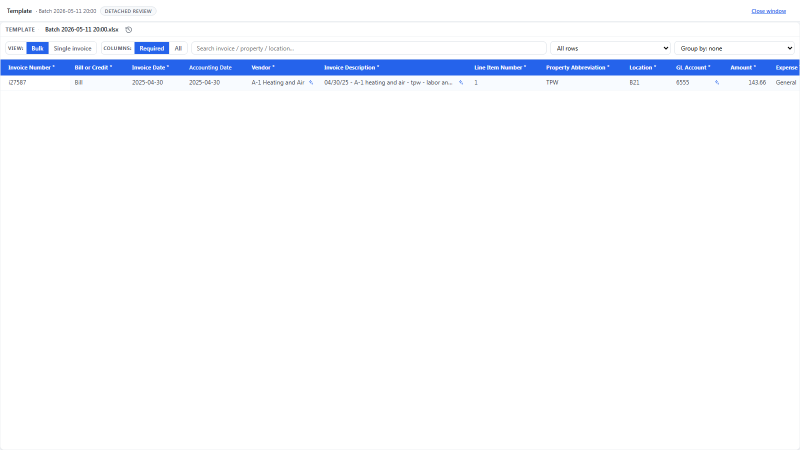
#> input picture docs/reports/phases/screenshots/a1_required_fields_fixed.png, 1600 x 900 px (shown at 1/2 size)
$ python -i inventory_private_benchmark.py   (imports and definitions only)
#> lines starting #> are read from the running program, lines starting #| are printed output that depends on the picture
"""Private, local-only inventory and stratified sample selection.

Detailed outputs never leave ``INNER_VIEW_PRIVATE_BENCHMARK_ROOT``. Console
output and the optional safe summary contain aggregates only.
"""
from __future__ import annotations

import argparse
import hashlib
import json
import math
import os
import re
import secrets
import statistics
import time
import zipfile
from collections import Counter, defaultdict
from dataclasses import dataclass
from pathlib import Path
from typing import Any, Iterable

from PIL import Image, ImageStat
from pypdf import PdfReader


SOURCE_NAMES = ("Invoices CC Pictures", "Bills for training AP", "Bills for training TIA")
IMAGE_EXTENSIONS = {".jpg", ".jpeg", ".png", ".bmp", ".tif", ".tiff", ".webp", ".heic"}
DOCUMENT_EXTENSIONS = IMAGE_EXTENSIONS | {".pdf", ".docx", ".doc", ".xls", ".xlsx", ".csv", ".eml"}
SELECTION_TARGETS = {
    "clean_photos_receipts": 15,
    "difficult_blurry_photos": 15,
    "handwritten": 10,
    "scanned_invoices": 15,
    "scanned_bills": 15,
    "digital_vendor_invoices": 20,
    "multi_line_contractor": 10,
    "fees_renewals_subscriptions": 5,
    "mixed_materials_labor": 5,
    "unknown_unusual": 10,
}
SENSITIVE_PATTERNS = {
    "possible_bank_data": re.compile(r"\b(?:routing|bank account|aba|swift)\b", re.I),
    "possible_account_number": re.compile(r"\b(?:account|acct)\s*(?:number|no\.?|#)", re.I),
    "possible_email": re.compile(r"\b[\w.+-]+@[\w.-]+\.[A-Za-z]{2,}\b"),
    "possible_phone": re.compile(r"\b(?:\+?1[-. ]?)?\(?\d{3}\)?[-. ]\d{3}[-. ]\d{4}\b"),
}
MATERIAL_TERMS = ("material", "parts", "supplies", "hardware", "paint", "wire", "fitting", "lumber")
LABOR_TERMS = ("labor", "service", "install", "repair", "maintenance", "contract")
FEE_TERMS = ("fee", "renewal", "subscription", "membership", "annual", "late charge")


@dataclass
class OriginalSnapshot:
    count: int
    bytes: int
    signature: str


# [151 lines left out: functions main, inspect_file, inspect_pdf, not called in this run]


def inspect_image(path: Path) -> dict[str, Any]:
    with Image.open(path) as source:
#> source is the input picture: PIL image 1600x900 RGB; mean R, G, B 246.3, 248.6, 253.6
        image = source.convert("L")
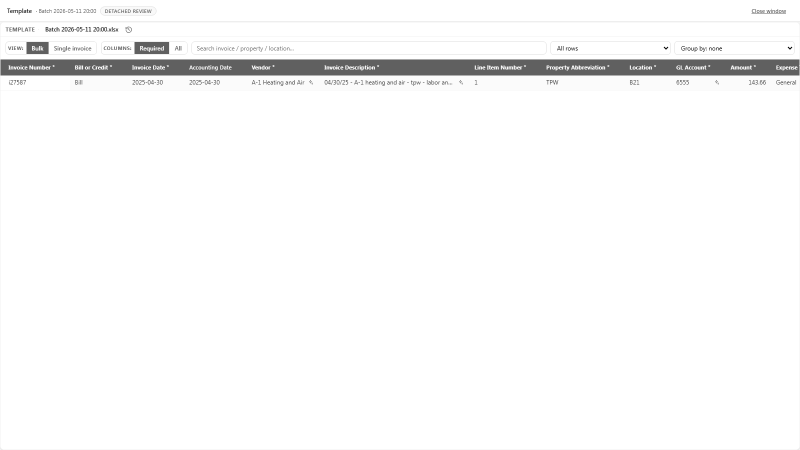
#> image: PIL image 1600x900 L (shown at 1/2 size); min 0, max 255, mean 248.5
        image.thumbnail((512, 512))
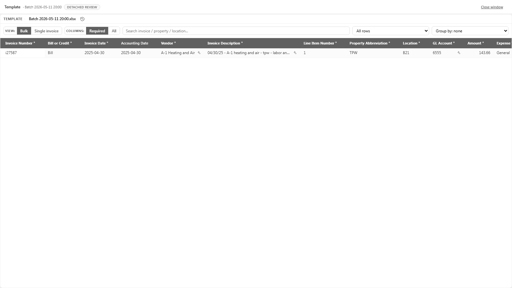
#> image: PIL image 512x288 L; min 85, max 255, mean 248.5
        width, height = source.size
#> width = 1600; height = 900
        stats = ImageStat.Stat(image)
        contrast = round(float(stats.stddev[0]) / 64.0, 4)
#> contrast = 0.449
        blur = adjacent_difference(image)
#> in adjacent_difference, `pixels = list(image.resize((64, 64)).getdata())`: pixels = 4096 values, max 255 at index 1, min 82 at index 633, mean 248.5
#> in adjacent_difference, `diffs = [abs(pixels[i] - pixels[i - 1]) for i in range(1, len(pixels))..`: diffs = 4032 values, max 93 at index 381, min 0 at index 1, mean 0.841
#> blur = 0.841
        phash = difference_hash(image)
#> in difference_hash, `pixels = list(resized.getdata())`: pixels = 72 values, max 255 at index 18, min 214 at index 10, mean 247.8
#> after the loop in difference_hash, `for y in range(8):`: bits = 64 items, first 6: False, False, False, False, False, False
#> phash = '00000000000049c0'
        orientation = "portrait" if height > width else "landscape" if width > height else "square"
#> orientation = 'landscape'
        quality = max(0.0, min(1.0, .45 * min(1, contrast) + .55 * min(1, blur / 18)))
#> quality = 0.228
        tier = quality_tier(quality)
#> tier = 'D'
        return {"image_dimensions": [width, height], "page_count": 1, "estimated_media_class": "photo",
                "estimated_ocr_quality": round(quality, 4), "orientation": orientation,
                "blur_score": round(blur, 4), "contrast_score": contrast, "perceptual_hash": phash,
                "processing_suitability": "suitable" if tier in {"A", "B"} else "reviewable",
                "inventory_warnings": ["low_visual_quality"] if tier in {"C", "D"} else []}


# [170 lines left out: functions classify_preliminary, selection_candidates, detect_duplicates, group, select_stratified, pick, not called in this run]


def selection_rank(item: dict[str, Any], bucket: str) -> tuple[Any, ...]:
    preferred_tier = {"clean_photos_receipts": "A", "difficult_blurry_photos": "C", "handwritten": "C"}.get(bucket, "B")
    return (item["complexity_tier"] != preferred_tier, -(item.get("page_count") or 1), item["benchmark_id"])


# [134 lines left out: functions write_private_outputs, safe_summary, render_safe_markdown, aggregate_inventory, snapshot_originals, iter_files, not called in this run]


def anonymous(salt: str, value: str) -> str:
    return "bench-" + hashlib.sha256((salt + "\0" + value).encode()).hexdigest()[:20]


# [6 lines left out: function sha256_file, not called in this run]


def normalize_text(text: str) -> str:
    return re.sub(r"\s+", " ", text.lower()).strip()


# [15 lines left out: functions probable_vendor, quality_from_text, not called in this run]


def quality_tier(value: float | None) -> str:
    if value is None: return "D"
    if value >= .78: return "A"
    if value >= .52: return "B"
    if value >= .28: return "C"
    return "D"


def adjacent_difference(image: Image.Image) -> float:
    pixels = list(image.resize((64, 64)).getdata())
    diffs = [abs(pixels[i] - pixels[i - 1]) for i in range(1, len(pixels)) if i % 64]
    return sum(diffs) / max(len(diffs), 1)


def difference_hash(image: Image.Image) -> str:
    resized = image.resize((9, 8))
    pixels = list(resized.getdata())
    bits = []
    for y in range(8):
        for x in range(8): bits.append(pixels[y * 9 + x] > pixels[y * 9 + x + 1])
    return f"{sum((1 << index) for index, bit in enumerate(bits) if bit):016x}"


# [8 lines left out: function template_signature, not called in this run]


def hamming_hex(left: str, right: str) -> int:
    return (int(left, 16) ^ int(right, 16)).bit_count()


# [4 lines left out: function extract_docx_text, not called in this run]


def write_json(path: Path, payload: Any) -> None:
    path.write_text(json.dumps(payload, indent=2, sort_keys=True) + "\n", encoding="utf-8")


def write_jsonl(path: Path, rows: Iterable[dict[str, Any]]) -> None:
    with path.open("w", encoding="utf-8") as handle:
        for row in rows: handle.write(json.dumps(row, sort_keys=True) + "\n")


# [2 lines not run here, left out]

>>> result = inspect_image('../docs/reports/phases/screenshots/a1_required_fields_fixed.png')
#> result = 10 items

$ run again, on docs/reports/phases/screenshots/phase_1s_after/01_full_workspace.png
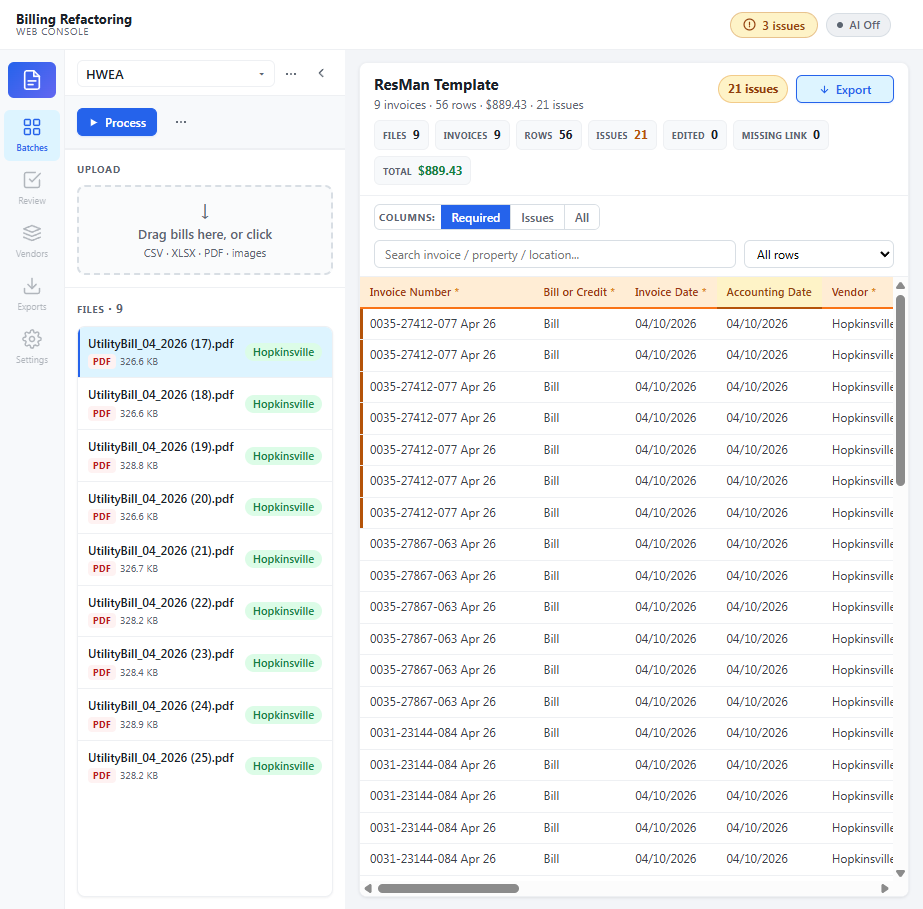
#> input picture docs/reports/phases/screenshots/phase_1s_after/01_full_workspace.png, 923 x 909 px
#> in inspect_image, source is the input picture: PIL image 923x909 RGB; mean R, G, B 243.5, 244.5, 245
#> in inspect_image, `image = source.convert("L")`:
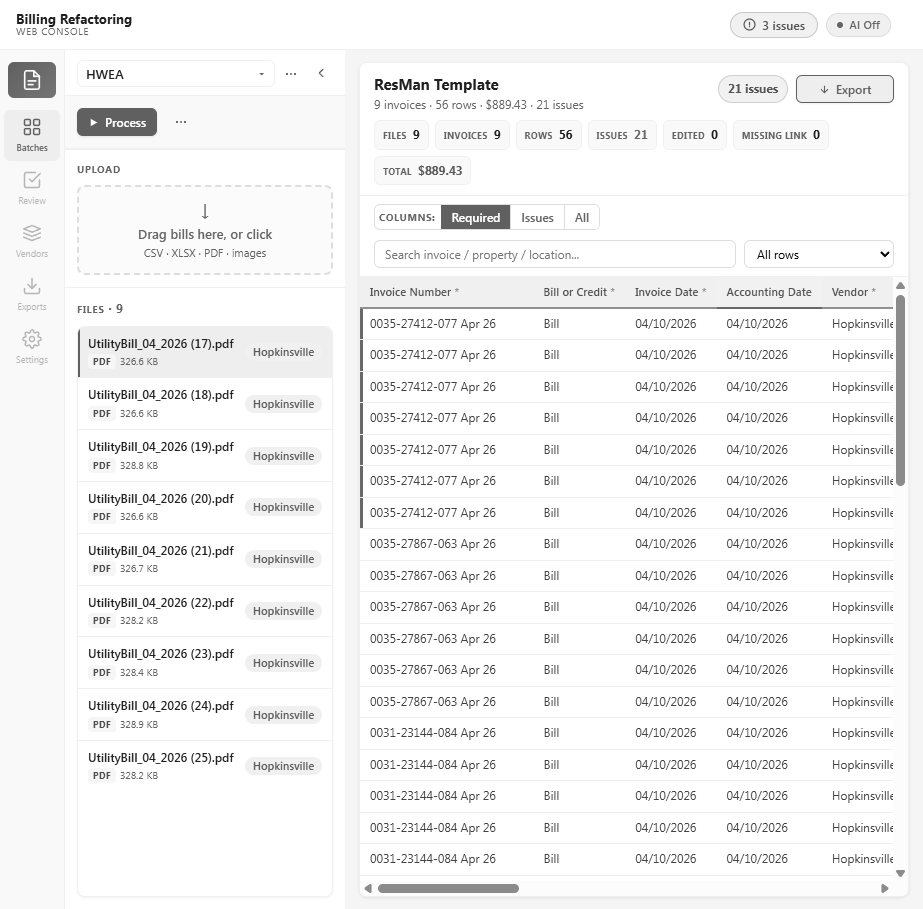
#> image: PIL image 923x909 L; min 0, max 255, mean 244.3
#> contrast = 0.413
#> in adjacent_difference, `pixels = list(image.resize((64, 64)).getdata())`: pixels = 4096 values, max 255 at index 10, min 94 at index 518, mean 243.9
#> diffs = 4032 values, max 129 at index 514, min 0 at index 6, mean 4.68
#> blur = 4.68
#> in difference_hash, `pixels = list(resized.getdata())`: pixels = 72 values, max 254 at index 2, min 216 at index 0, mean 243.8
#> after the loop in difference_hash, `for y in range(8):`: bits = 64 items, first 6: False, False, True, True, False, False
#> phash = 'ec2929a5a5cd4c4c'
#> quality = 0.329
#> tier = 'C'
#> result = 10 items
